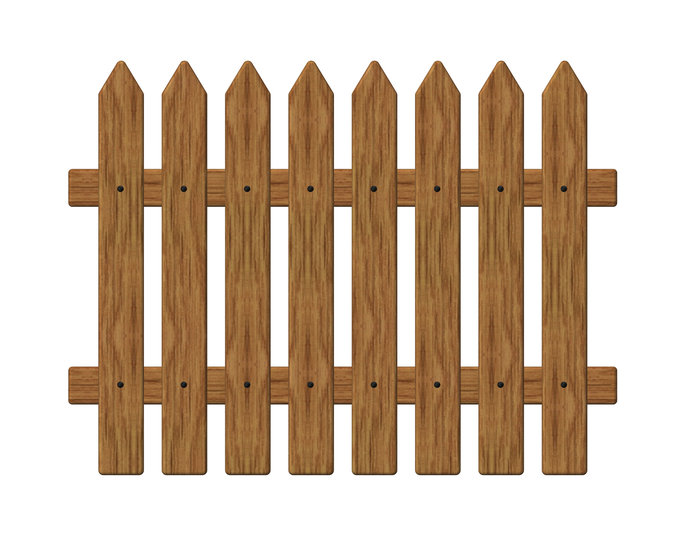
#> input picture SW12/uebung12/images/Zaun.jpg, 699 x 553 px
$ jupyter execute Beispiel_Weitz.ipynb
#> lines starting #> are read from the running program, lines starting #| are printed output that depends on the picture
## [Beispiel DCT Weitz](https://www.youtube.com/watch?v=8fDQx7lsHbw)

[cell 1]
from scipy.fftpack import dct
import numpy as np
import cv2
import matplotlib as mpl
from matplotlib import pyplot as plt
from PIL import Image

[cell 2]
dct([1, 1, 1, 1, 1])

[cell 3]
np.round(dct([1, .5, 0, -.5, -1]))

[cell 4]
#Zwei Schwingungen
np.round(dct([1, 0, -1, 0, 1]))

[cell 5]
def DCT2D(arr):
    return dct(dct(arr, axis=0), axis=1)

[cell 6]
img = Image.open("images/Zaun.jpg")
#> img is the input picture: PIL image 699x553 RGB; mean R, G, B 209.4, 190.6, 172.1
plt.imshow(img)
plt.show()

[cell 7]
d = DCT2D(img.convert('L'))
d

[cell 8]
plt.imshow(d)
plt.show()

[cell 9]
plt.imshow(np.log(np.abs(d)))
plt.show()
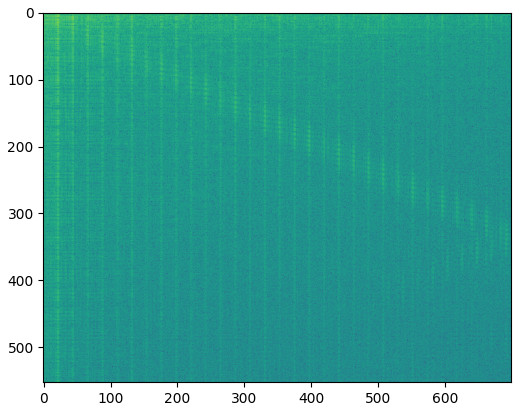
#> figure drawn by matplotlib, 1 panel

[cell 10]
plt.imshow(np.log(np.abs(d))[1:,1:])
plt.show()
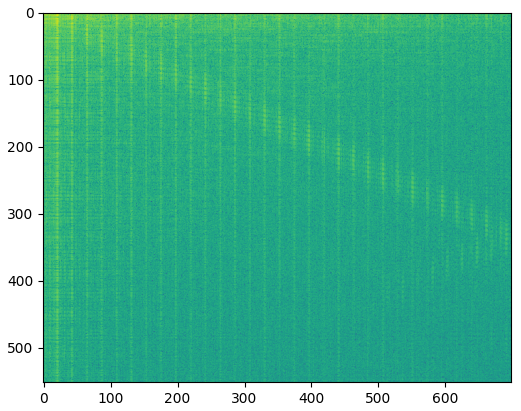
#> figure drawn by matplotlib, 1 panel
